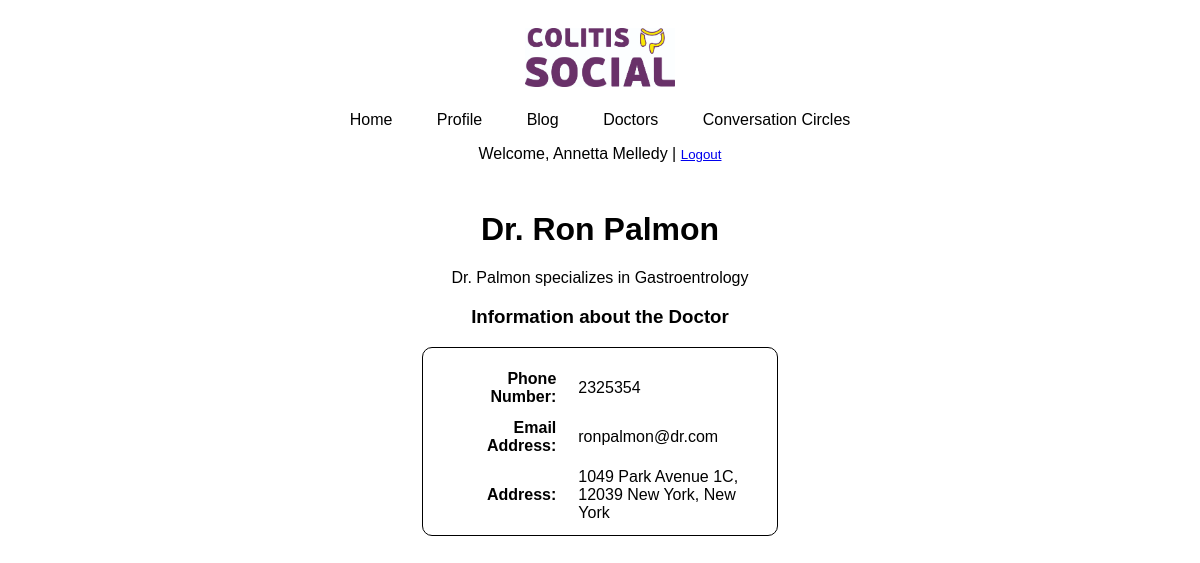
/doctor.php?id=1 (signed in), run on the app's committed database.
### tables this page shows
CREATE TABLE `doctors` (
  `doctor_id` int(11) NOT NULL,
  `name` varchar(50) NOT NULL,
  `surname` varchar(50) NOT NULL,
  `phone_number` varchar(20) NOT NULL,
  `email_address` varchar(100) NOT NULL,
  `speciality` varchar(30) NOT NULL,
  `street` varchar(50) NOT NULL,
  `building` varchar(50) NOT NULL,
  `door_number` varchar(10) NOT NULL,
  `zip_code` varchar(10) NOT NULL,
  `city` varchar(30) NOT NULL,
  `state` varchar(30) NOT NULL
);

### doctor.php (the view, shortened to what this page needs)
<!DOCTYPE html>
<html>
<head>
<link rel="stylesheet" type="text/css" href="includes/colitissocial.css" />
</head>
<body>
<?php
require_once 'includes/login.php';
include_once 'includes/header.php';
$conn = new mysqli($hn, $un, $pw, $db);
if (isset($_GET['id'])) {
	$id = sanitizeMySQL($conn, $_GET['id']);
	$query1 = "SELECT * FROM `doctors` WHERE doctor_id=". $id;
	$result1 = $conn->query($query1);
	$rows = $result1->num_rows;
	if ($rows == 0) {
		echo "No doctor found with id of $id<br>";
	} else {
		while ($row = $result1->fetch_assoc()) {
			echo "<h1> Dr. ".$row['name']." ".$row['surname']."</h1>";
			echo "<p class=\"center\">Dr. ".$row['surname']." specializes in ".$row["speciality"]."</p>";
			echo "<h3 class=\"center\">Information about the Doctor</h3>";
			echo "<table class=\"doctorstable\"><tr><td class=\"doctorstdh\">Phone Number: </td>";
			echo "<td class=\"doctorstd\">"	.$row['phone_number']."</td></tr>";
			echo "<tr><td class=\"doctorstdh\">Email Address: </td>";
			echo "<td class=\"doctorstd\">"	.$row['email_address']."</td></tr>";
			echo "<tr><td class=\"doctorstdh\">Address: </td>";
			echo "<td class=\"doctorstd\">".$row['building']." ".$row['street']." ".$row['door_number'].", ".$row['zip_code']." ".$row['city'].", ".$row['state']."</td></tr></table>";
		}
	}
} else {
	echo "No doctor id passed ";
}
?>
<?php
function sanitizeString($var)
{
	$var = stripslashes($var);
	$var = strip_tags($var);
	$var = htmlentities($var);
	return $var;
}
function sanitizeMySQL($connection, $var)
{
	$var = sanitizeString($var);
	$var = $connection->real_escape_string($var);
	return $var;
}
?>
</body>
<html>

### includes/colitissocial.css (style rules this page uses)
body { font-family: sans-serif; }
h1 { text-align: center; margin-top: 1.5em; }
.center { text-align: center; }
td { padding-left: 10px; }
.doctorstable { width: 30%; border: 1px solid; border-radius: 10px; margin: auto; padding: 10px; }
.doctorstd { border-collapse: collapse; padding-left: 10px; padding-top: 10px; }
.doctorstdh { border-collapse: collapse; padding-left: 10px; padding-top: 10px; width: 40%; text-align: right; padding-right: 10px; font-weight: bold; }

### data on the page
doctors: name "Ron", surname "Palmon", speciality "Gastroentrology", phone_number "2325354", email_address "ronpalmon@dr.com", building "1049", street "Park Avenue", door_number "1C", zip_code "12039", city "New York", state "New York"

### other printed values
$_SESSION['name'] "Annetta"
$_SESSION['surname'] "Melledy"
